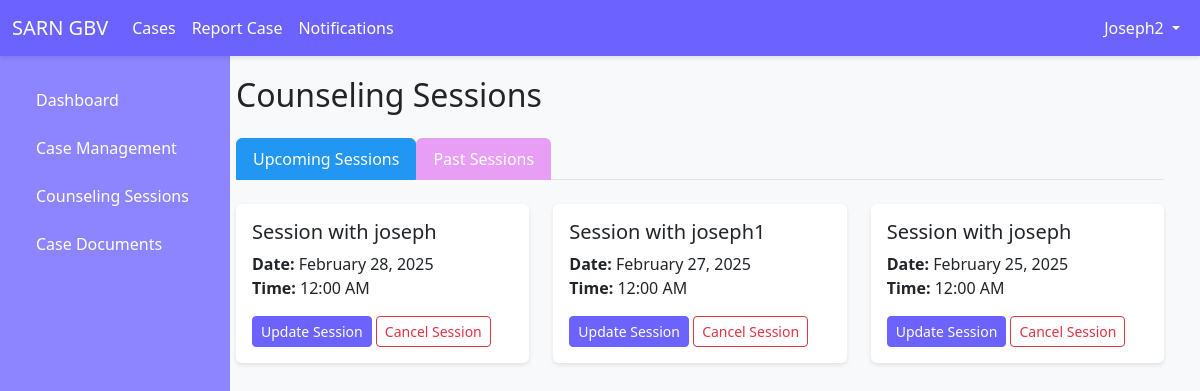
/counseling-sessions/ (signed in), run on the app's committed database.
### users/models.py (models this page shows)
class User(AbstractUser):
    ROLE_CHOICES = [
        ('survivor', 'Survivor'),
        ('provider', 'Service Provider'),
        ('law_enforcement', 'Law Enforcement'),
    ]
    role = models.CharField(max_length=20, choices=ROLE_CHOICES, default='survivor')
    phone = models.CharField(max_length=15, blank=True, null=True)
    address = models.TextField(blank=True, null=True)
    groups = models.ManyToManyField(Group, related_name="custom_user_groups", blank=True)
    user_permissions = models.ManyToManyField(Permission, related_name="custom_user_permissions", blank=True)

### cases/models.py (models this page shows, shortened)
class CounselingSession(models.Model):
    survivor = models.ForeignKey(User, on_delete=models.CASCADE, related_name="counseling_sessions")
    counselor = models.ForeignKey(User, on_delete=models.CASCADE, related_name="sessions_conducted")
    session_date = models.DateTimeField()
    notes = models.TextField(null=True, blank=True)

### cases/views.py (the view)
# urls.py: path('counseling-sessions/', login_required(counseling_sessions), name='counseling_sessions'),
@login_required
def counseling_sessions(request):
    if request.user.role == 'provider':
        sessions = CounselingSession.objects.filter(counselor=request.user).order_by('-session_date')
    elif request.user.role == 'survivor':
        sessions = CounselingSession.objects.filter(survivor=request.user).order_by('-session_date')
    else:
        sessions = []
    paginator = Paginator(sessions, 10)
    page_number = request.GET.get('page')
    page_obj = paginator.get_page(page_number)
    return render(request, 'cases/counseling_sessions.html', {'page_obj': page_obj, 'now' : now()})

### cases/templates/cases/counseling_sessions.html (shortened to what this page needs)
{% extends "base.html" %}
{% block content %}
<div class="container-fluid">
    <h2 class="mb-4">Counseling Sessions</h2>
    <ul class="nav nav-tabs mb-4" id="sessionTab" role="tablist">
        <li class="nav-item">
            <a class="nav-link active" id="counseling-tab" data-bs-toggle="tab" href="#upcoming">
                Upcoming Sessions
            </a>
        </li>
        <li class="nav-item">
            <a class="nav-link" id="court-tab" data-bs-toggle="tab" href="#past">
                Past Sessions
            </a>
        </li>
    </ul>
    <div class="tab-content" id="sessionTabContent">
        <div class="tab-pane fade show active" id="upcoming">
            <div class="row">
                {% for session in page_obj %}
                    {% if session.session_date > now %}
                    <div class="col-md-6 col-lg-4 mb-4">
                        <div class="card">
                            <div class="card-body">
                                <h5 class="card-title">Session with {{ session.survivor.username }}</h5>
                                <p class="card-text">
                                    <strong>Date:</strong> {{ session.session_date|date:"F d, Y" }}<br>
                                    <strong>Time:</strong> {{ session.session_date|date:"g:i A" }}
                                </p>
                                {% if user.role == 'provider' %}
                                <div class="mt-3">
                                    <a href="#" class="btn btn-primary btn-sm">Update Session</a>
                                    <a href="#" class="btn btn-outline-danger btn-sm">Cancel Session</a>
                                </div>
                                {% endif %}
                            </div>
                        </div>
                    </div>
                    {% endif %}
                {% endfor %}
            </div>
        </div>
    </div>
</div>
{% endblock %}

### templates/base.html (shortened to what this page needs)
<!DOCTYPE html>
<html lang="en">
<head>
    <link href="https://cdn.jsdelivr.net/npm/bootstrap@5.3.0/dist/css/bootstrap.min.css" rel="stylesheet">
</head>
<body>
    <nav class="navbar navbar-expand-lg">
        <div class="container-fluid">
            <a class="navbar-brand" href="{% url 'dashboard' %}">SARN GBV</a>
            <div class="collapse navbar-collapse" id="navbarNav">
                <ul class="navbar-nav me-auto">
                    {% if user.is_authenticated %}
                        {% if user.role in "provider law_enforcement" %}
                        <li class="nav-item">
                            <a class="nav-link" href="{% url 'case_list' %}">Cases</a>
                        </li>
                        {% endif %}
                        <li class="nav-item">
                            <a class="nav-link" href="{% url 'report_case' %}">Report Case</a>
                        </li>
                        <li class="nav-item">
                            <a class="nav-link" href="{% url 'notifications_list' %}">
                                Notifications
                            </a>
                        </li>
                    {% endif %}
                </ul>
                <ul class="navbar-nav">
                    {% if user.is_authenticated %}
                        <li class="nav-item dropdown">
                            <a class="nav-link dropdown-toggle" href="#" id="userDropdown" role="button" data-bs-toggle="dropdown">
                                {{ user.username }}
                            </a>
                        </li>
                    {% else %}
                        <li class="nav-item">
                            <a class="nav-link" href="{% url 'login' %}">Login</a>
                        </li>
                    {% endif %}
                </ul>
            </div>
        </div>
    </nav>
    <div class="container-fluid">
        <div class="row">
            {% if user.is_authenticated %}
            <div class="col-md-3 col-lg-2 d-md-block sidebar collapse">
                <div class="position-sticky">
                    <ul class="nav flex-column">
                        <li class="nav-item">
                            <a class="nav-link" href="{% url 'dashboard' %}">
                                Dashboard
                            </a>
                        </li>
                        {% if user.role in "provider law_enforcement" %}
                        <li class="nav-item">
                            <a class="nav-link" href="{% url 'case_list' %}">
                                Case Management
                            </a>
                        </li>
                        {% endif %}
                        {% if user.role == "provider" %}
                        <li class="nav-item">
                            <a class="nav-link" href="{% url 'counseling_sessions' %}">
                                Counseling Sessions
                            </a>
                        </li>
                        {% endif %}
                        <li class="nav-item">
                            <a class="nav-link" href="{% url 'case_documents' %}">
                                Case Documents
                            </a>
                        </li>
                    </ul>
                </div>
            </div>
            <main class="col-md-9 ms-sm-auto col-lg-10 px-md-4 main-content">
            {% else %}
            <main class="col-12 px-4 main-content">
            {% endif %}
                {% block content %}
                {% endblock %}
            </main>
        </div>
    </div>
</body>
</html>

### templates/base.html (style rules this page uses)
:root { --primary-color: #6c63ff; --primary-light: #8c85ff; --primary-dark: #5a52cc; --primary-fade: rgba(108, 99, 255, 0.1); }
.navbar { background-color: var(--primary-color); box-shadow: 0 2px 4px rgba(0, 0, 0, 0.1); position: fixed; top: 0; left: 0; right: 0; z-index: 1000; height: 56px; }
.navbar-brand, .nav-link { color: white !important; }
.sidebar { background-color: var(--primary-light); border-right: 1px solid var(--primary-fade); height: calc(100vh - 56px); position: fixed; top: 56px; left: 0; width: 230px; overflow-y: auto; padding: 20px; z-index: 999; }
.sidebar .nav-link { color: #333; padding: 8px 16px; margin: 4px 0; border-radius: 4px; }
.main-content { margin-top: 56px; margin-left: 250px; padding: 20px; background-color: #f8f9fa; min-height: calc(100vh - 56px); }
.btn-primary { background-color: var(--primary-color); border-color: var(--primary-color); }
.card { border: none; box-shadow: 0 2px 4px rgba(0, 0, 0, 0.1); transition: transform 0.2s; }
.nav-tabs .nav-link { color: #04223f; border: 1px solid transparent; margin-bottom: -1px; transition: all 0.3s ease; }
#counseling-tab.nav-link { background-color: #b7c1c9; }
#counseling-tab.nav-link.active { background-color: #2196F3; color: white; border-color: #2196F3; }
#court-tab.nav-link { background-color: #e99ef5; }

### data on the page
User: username "Joseph2"
CounselingSession: survivor.username "joseph", session_date "February 28, 2025", session_date "12:00 AM"
CounselingSession: survivor.username "joseph1", session_date "February 27, 2025", session_date "12:00 AM"
CounselingSession: survivor.username "joseph", session_date "February 25, 2025", session_date "12:00 AM"
